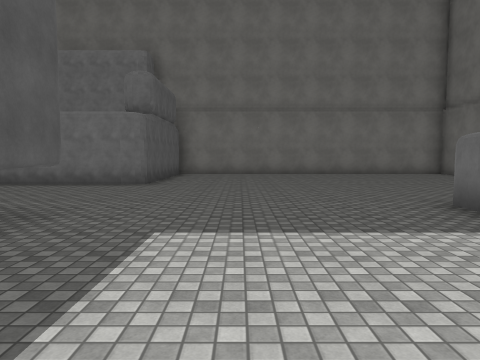
view 1 (above)

24 first-person views from a walk through a Unity game level. The camera is 1.5 m above the floor, tilts 4° down and sees 70° across. The floor is counted in squares, 2 m on a side. Each view is taken from the middle of a square. On the plan, view 1 faces up. The plan holds only what a view shows up to about 11 squares ahead; the rest is blank. The place goes on beyond the plan. The player character is not drawn. Surface patterns are stand-ins for the level's own textures.

view 2
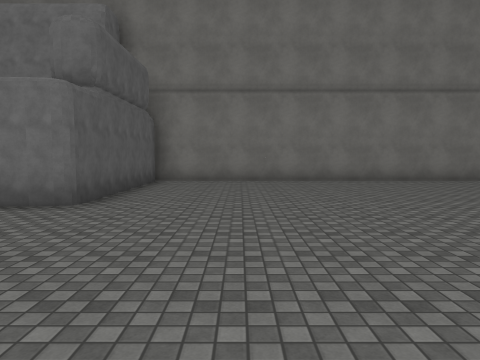

view 3
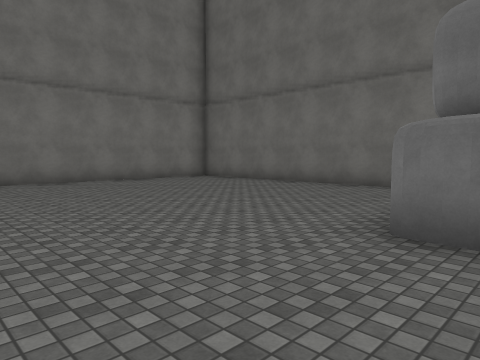

view 4
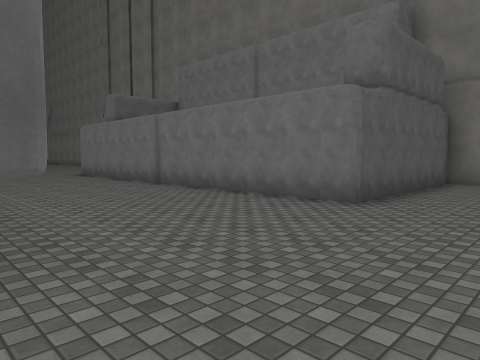

view 5
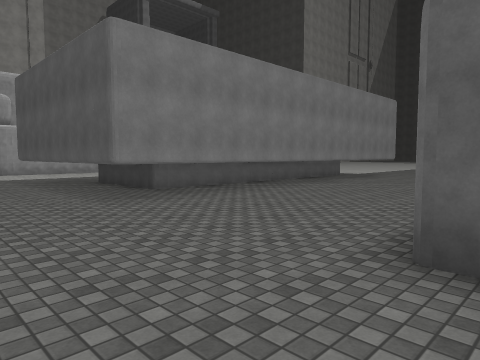

view 6
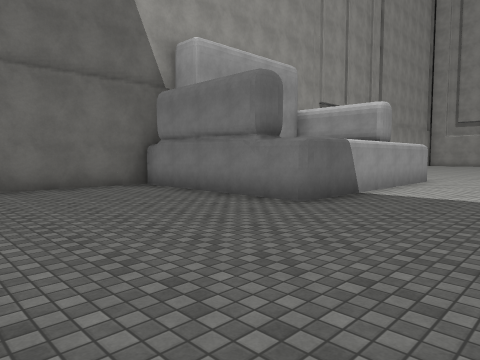

view 7
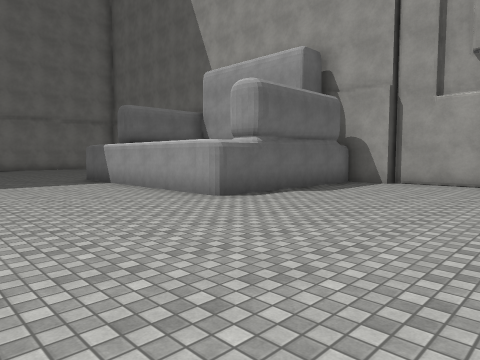

view 8
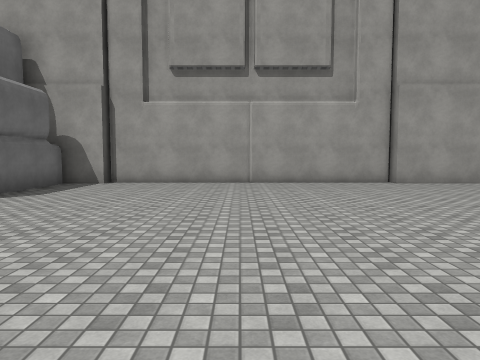

view 9
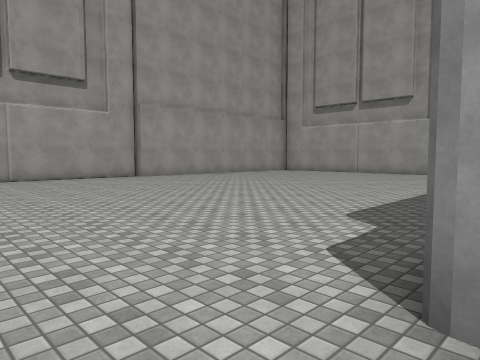

view 10
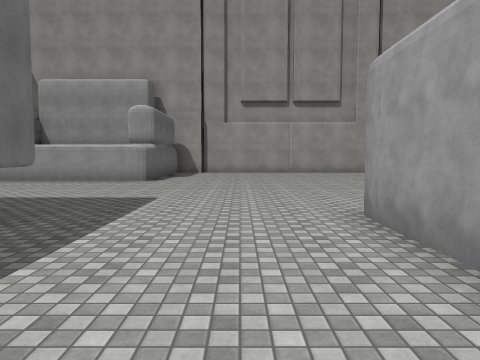

view 11
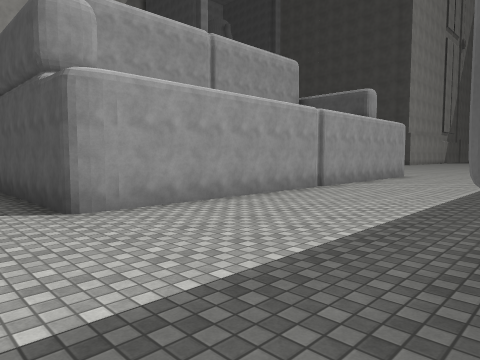

view 12
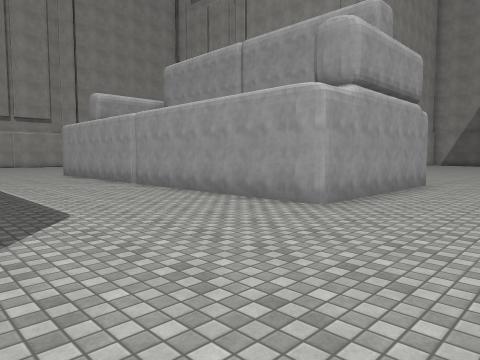

view 13
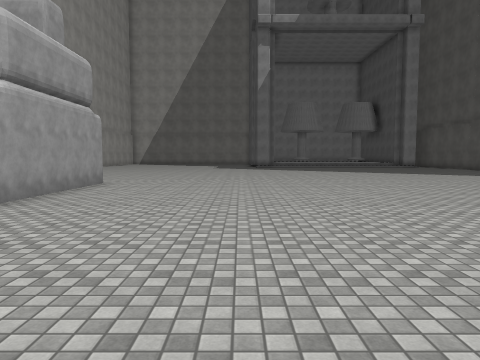

view 14
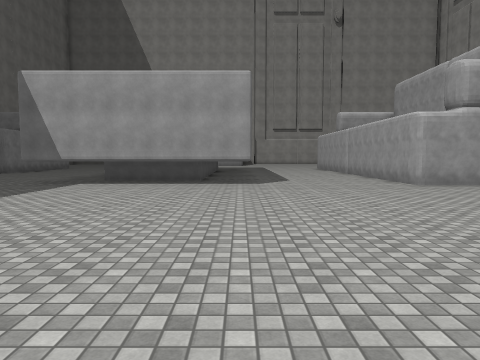

view 15
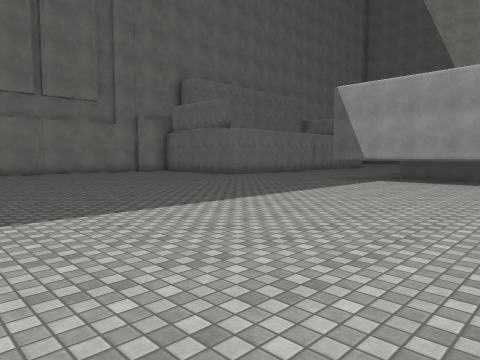

view 16
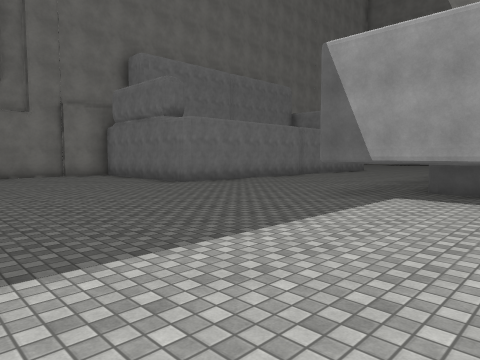

view 17
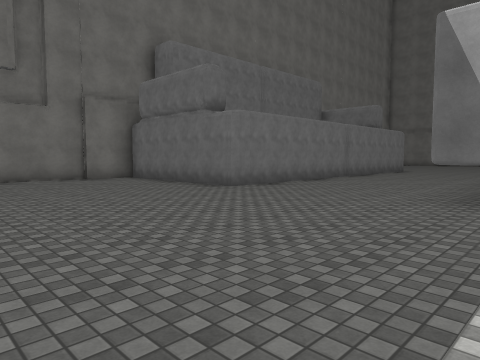

view 18
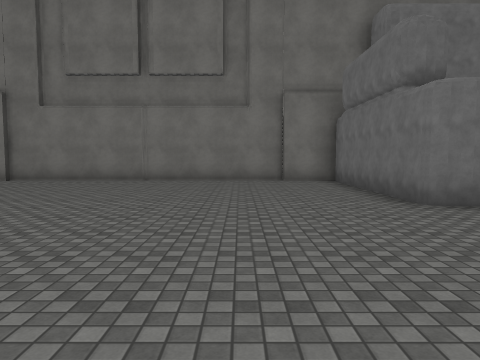

view 19
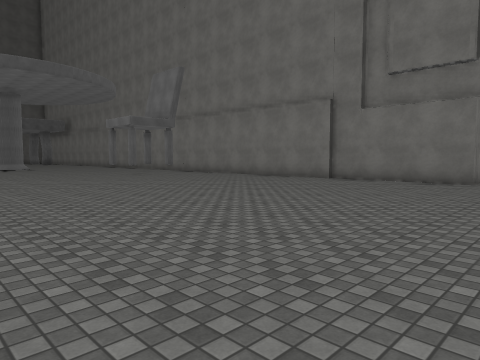

view 20
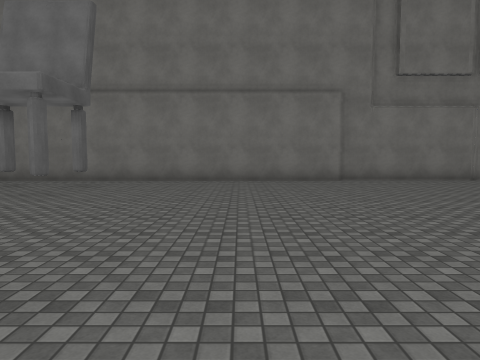

view 21
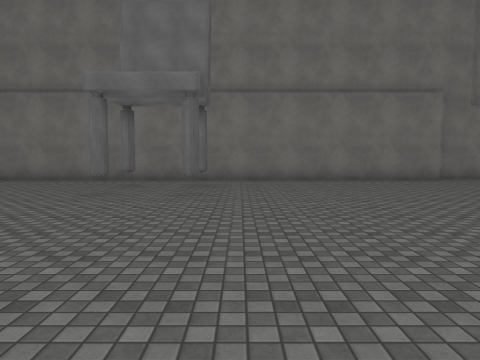

view 22
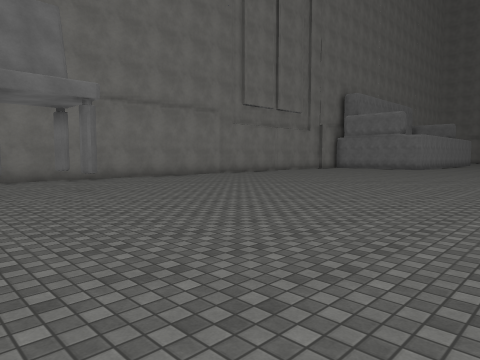

view 23
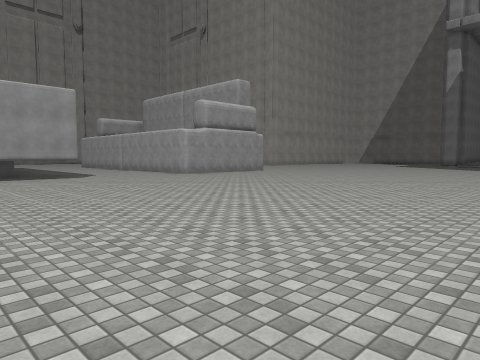

view 24
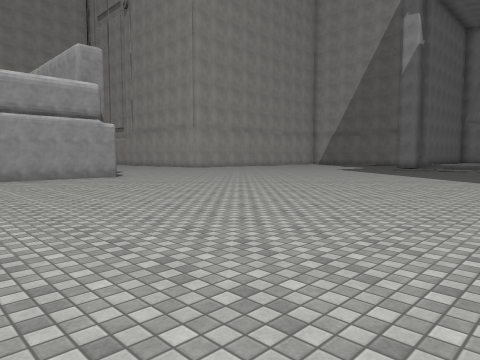

### Floor plan
Points are (right, up) in squares from view 1. A wall is a line through its corners. A room is listed if a view was taken in it or the views show most of it. See-through windows are left out.
Room 1 (views 1, 2, 3, 4, 5, 6, 7, 8, 9, 10, 11, 12, 13, 14, 15, 16, 17, 18, 19, 20, 21, 22, 23, 24)
walls: (-14.2, -1.2) (-14.2, 4.6); (-8.8, 3.2) (-4, 3.2); (-10.4, 4.7) (-2.5, 4.7) (-2.5, -1.2) (-3.3, -1.2); (-14.2, -10.5) (-14.2, -5.6) (-2.8, -5.6); (-2.5, -5.7) (-2.5, -9.5); (-2.8, 9.1) (-14.2, 9.1) (-14.2, 14.2) (-15.8, 14.2); (-15.6, 14.4) (-24, 14.4); (-24, 14.2) (-34.5, 14.2); (9, -2.3) (8.4, -2.3) (8.4, -1.2) (3.2, -1.2) (3.2, 5.3) (8.4, 5.3) (8.4, 11.2); (8.4, -12.6) (8.4, -10.3) (8.7, -10.3) (8.7, -2.4); (7.2, 14.2) (-2.5, 14.2) (-2.5, 9.3)

Positions as (right, up) in squares from view 1, and headings:
1: (0, 0), facing up
2: (0, 4), facing up
3: (0, 4), facing up-right
4: (0, 4), facing up-left
5: (0, 10), facing down-left
6: (0, 10), facing down-right
7: (-1, -6), facing up-right
8: (-1, -6), facing right
9: (-3, -4), facing down-right
10: (-7, -4), facing right
11: (-1, -1), facing down-left
12: (-17, -1), facing down-right
13: (-18, -1), facing down
14: (-23, -1), facing right
15: (-24, -1), facing up-right
16: (-20, 1), facing up-right
17: (-20, 3), facing up-right
18: (-17, 4), facing up
19: (-18, 4), facing up-left
20: (-27, 4), facing up
21: (-30, 4), facing up
22: (-34, 3), facing up-right
23: (-26, 3), facing down-right
24: (-26, -5), facing down-right
